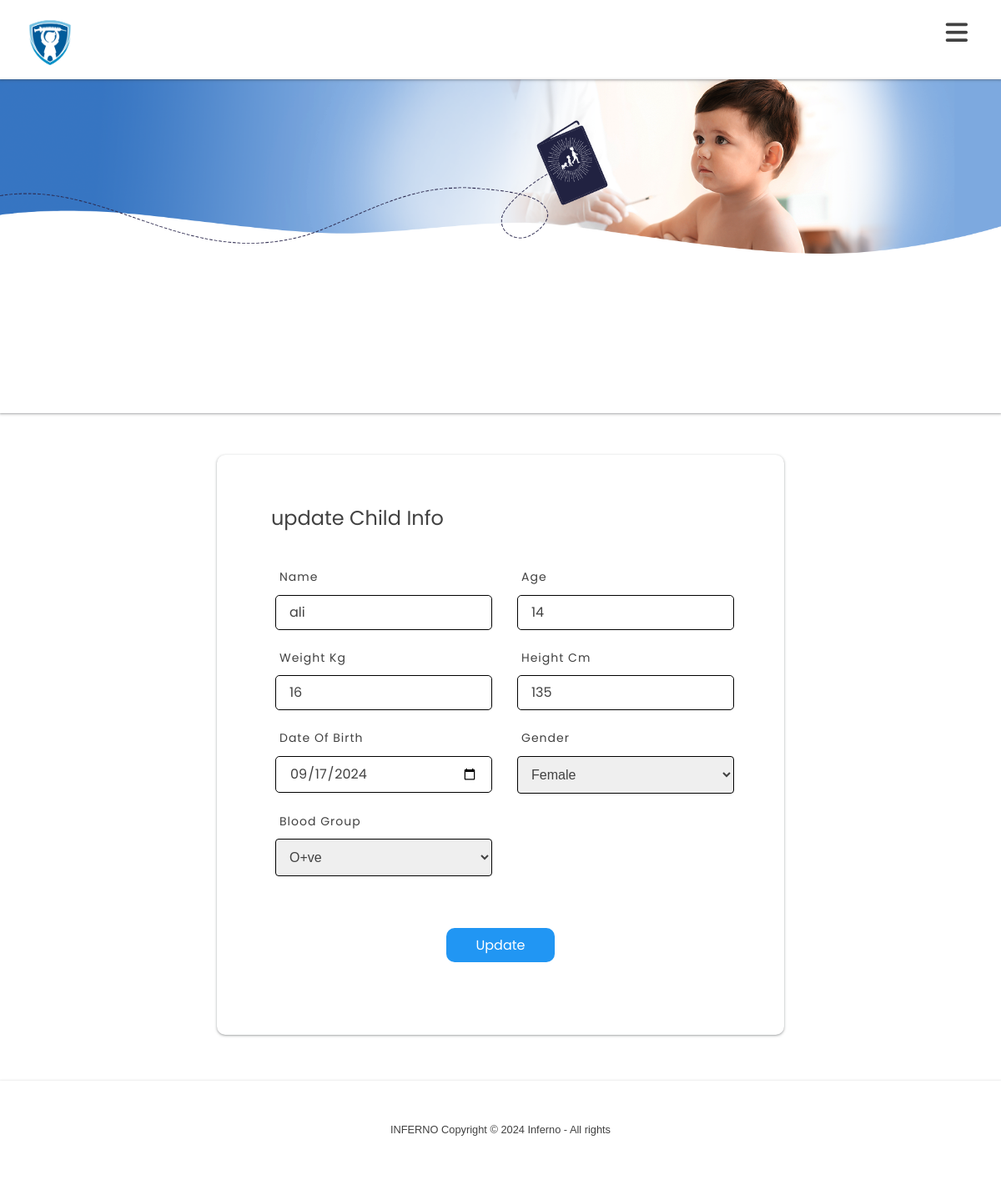
The page /parent_child_detail_update.php?id=47 (signed in) on the database its author committed.
### tables this page shows
CREATE TABLE `children` (
  `id` int(11) NOT NULL,
  `parent_id` int(11) NOT NULL,
  `child_name` varchar(255) NOT NULL,
  `age` int(11) NOT NULL,
  `date_of_birth` datetime NOT NULL DEFAULT current_timestamp() ON UPDATE current_timestamp(),
  `gender` enum('male','female','other') NOT NULL,
  `weight_kg` int(11) NOT NULL,
  `height_cm` int(11) NOT NULL,
  `blood_group` varchar(50) NOT NULL,
  `created_at` timestamp NOT NULL DEFAULT current_timestamp(),
  `updated_at` timestamp NOT NULL DEFAULT current_timestamp() ON UPDATE current_timestamp()
);

### parent_child_detail_update.php (the view, shortened to what this page needs)
<?php
require_once('config.php');
if (isset($_GET['id'])) {
  $id = $_GET['id'];
  $query = "SELECT * FROM children WHERE id = $id";
  $result = mysqli_query($connect, $query);
  if (mysqli_num_rows($result) == 1) {
    $row = mysqli_fetch_array($result);
    $child_name = $row['child_name'];
    $age = $row['age'];
    $date_of_birth = $row['date_of_birth'];
    $gender = $row['gender'];
    $weight_kg = $row['weight_kg'];
    $height_cm = $row['height_cm'];
    $blood_group = $row['blood_group'];
  } else {
    header('Location: parent_views_child.php');
    exit();
  }
}
?>
<!DOCTYPE html>
<html lang="en">
<head>
  <link rel="stylesheet" href="assets/css/main.css">
  <link rel="stylesheet" href="assets/css/form.css" />
  <link rel="stylesheet" href="assets/css/navbar.css" />
  <link rel="stylesheet" href="assets/css/footer.css" />
  <link rel="stylesheet" href="assets/css/colors.css">
  <link rel="stylesheet" href="https://cdnjs.cloudflare.com/ajax/libs/font-awesome/6.0.0-beta2/css/all.min.css">
</head>
<body>
  <nav>
    <label for="check" class="checkbtn">
      <i class="fas fa-bars"></i>
    </label>
    <label class="logo"> <img src="assets/images/logo.png" style="width: 100px;height:100px" alt=""></label>
  </nav>
  <header class="header bg-blue">
    <div class="banner_image">
      <img class="image" src="assets/images/Vaccination-Schedule-bannerBg.png">
    </div>
  </header>
  <main>
    <div class="page-wrapper bg-gra-02 p-t-130 p-b-100 font-poppins">
      <div class="wrapper wrapper--w680">
        <div class="card card-4">
          <div class="card-body">
            <h2 class="title">update Child Info</h2>
            <form method="POST">
              <div class="row row-space">
                <div class="col-2">
                  <div class="input-group">
                  <label for="name" class="lable_update">name</label>
                    <input class="input--style-4" id="name" type="text" name="child_name" placeholder="Child name" value="<?php echo   $child_name; ?>">
                  </div>
                </div>
                <div class="col-2">
                  <div class="input-group">
                  <label for="age" class="lable_update">age</label>
                    <input class="input--style-4" type="number" id="age" name="age" placeholder="Age" value="<?php echo $age; ?>">
                  </div>
                </div>
              </div>
              <div class="row row-space">
                <div class="col-2">
                  <div class="input-group">
                  <label for="weight_kg" class="lable_update">Weight kg</label>
                    <input class="input--style-4" type="text" id="weight_kg" name="weight_kg" placeholder="Weight kg" value="<?php echo   $weight_kg; ?>">
                  </div>
                </div>
                <div class="col-2">
                  <div class="input-group">
                  <label for="height_cm" class="lable_update">height cm</label>
                    <input class="input--style-4" type="text" id="height_cm" name="height_cm" placeholder="Height Cm" value="<?php echo   $height_cm; ?>">
                  </div>
                </div>
              </div>
              <div class="row row-space">
                          <div class="col-2">
                <div class="input-group">
                <label for="date" class="lable_update">Date of birth</label>
                  <input type="date" class="input--style-4" name="date_of_birth" id="date" placeholder="Date of Birth" value="<?php echo date('Y-m-d', strtotime($date_of_birth)); ?>">
                </div>
              </div>
                <div class="col-2">
                  <div class="input-group">
                    <div class="box">
                    <label for="gender" class="lable_update">gender</label>
                      <select name="gender" class="input--style-4" id="gender">
                        <option value="female" <?php echo ($gender == 'female') ? 'selected' : ''; ?>>Female</option>
                      </select>
                    </div>
                  </div>
                </div>
                <div class="col-2">
                  <div class="input-group">
                    <div class="box">
                    <label for="blood_group" class="lable_update">blood group</label>
                      <select name="blood_group" class="input--style-4" id="blood_group">
                        <option value="O+ve" <?php echo ($blood_group == 'O+ve') ? 'selected' : ''; ?>>O+ve</option>
                      </select>
                    </div>
                  </div>
                </div>
              </div>
              <div class="col-2" style="margin:auto">
                <div class="input-group form-submit-btn">
                  <input type="submit" value="Update" name="update_child" >
                </div>
              </div>
          </div>
        </div>
      </div>
    </div>
  </main>
  <?php include_once('footer.php');  ?>
</body>
</html>

### assets/css/main.css (style rules this page uses)
body { line-height: 1.6; font-family: var(--poppins-font); background: var(--background-color); }
.header { min-height: 50vh; background:var(--background-color); box-shadow: var(--shadow); }
.header .image { width: 100%; height: auto; display: block; }
@media (min-width: 398px) { .header { min-height: 20vh; } }
@media (min-width: 450px) { .header { min-height: 30vh; } }
@media (min-width: 633px) { .header { min-height: 40vh; height: auto; } }
@media (min-width: 910px) { .header { min-height: 50vh; } }
body::before { content: ''; position: absolute; width: 100%; clip-path: inset(47% 0 0 0); z-index: -1; height: 100%; }

### assets/css/form.css (style rules this page uses)
.font-poppins { font-family: "Poppins", "Arial", "Helvetica Neue", sans-serif; }
.row { display: -webkit-box; display: -webkit-flex; display: -moz-box; display: -ms-flexbox; display: flex; -webkit-flex-wrap: wrap; -ms-flex-wrap: wrap; flex-wrap: wrap; }
.row-space { -webkit-box-pack: justify; -webkit-justify-content: space-between; -moz-box-pack: justify; -ms-flex-pack: justify; justify-content: space-between; }
.col-2 { width: -webkit-calc((100% - 30px) / 2); width: -moz-calc((100% - 30px) / 2); width: calc((100% - 30px) / 2); }
html { -webkit-box-sizing: border-box; -moz-box-sizing: border-box; box-sizing: border-box; }
.page-wrapper { min-height: 100vh; }
.p-t-130 { padding-top: 50px; }
.p-b-100 { padding-bottom: 50px; }
.wrapper { margin: 0 auto; }
.wrapper--w680 { max-width: 680px; }
input { outline: none; margin: 0; border: none; -webkit-box-shadow: none; -moz-box-shadow: none; box-shadow: none; width: 100%; font-size: 14px; padding: 50px; font-family: inherit; }
.input--style-4 { line-height: 40px; -webkit-border-radius: 5px; -moz-border-radius: 5px; border-radius: 5px; padding: 0 16px; margin: 10px 10px 0 5px; font-size: 16px; color: var(--text-color); border: 1px solid black; -webkit-transition: all 0.4s ease; -o-transition: all 0.4s ease; -moz-transition: all 0.4s ease; transition: all 0.4s ease; }
.box select { color: var(--text-color); padding: 15px; width: 260px; border: none; border: 1px solid black; margin: 10px 10px 0 5px; font-size: 16px; -webkit-appearance: button; appearance: button; outline: none; border-radius: 4px; padding: 12px; }
.input-group { position: relative; margin-bottom: 22px; }
.title { font-size: 24px; color: var(--text-color); font-weight: 400; margin-bottom: 40px; }
.card { -webkit-border-radius: 3px; -moz-border-radius: 3px; border-radius: 3px; }
.card-4 { background: var(--background-color); box-shadow: var(--shadow); -webkit-border-radius: 10px; -moz-border-radius: 10px; border-radius: 10px; }
.card-4 .card-body { padding: 57px 65px; padding-bottom: 65px; }
.form-submit-btn { margin-top: 40px; }
.form-submit-btn input { display: block; width: 50%; font-size: 16px; padding: 8px 14px; border: none; border-radius: 10px; color: var(--btn-text-color); margin: auto; background: var(--btn-color); cursor: pointer; }
.lable_update { color: var(--text-color); font-size: 14px ; display: block; padding: 0px 20px 0px 10px; width: 100%; text-transform: capitalize; letter-spacing: 1px; }
label { color: rgb(14, 14, 14); }

### assets/css/navbar.css (style rules this page uses)
* { padding: 0; margin: 0; text-decoration: none; list-style: none; box-sizing: border-box; }
body { font-family: "Montserrat", sans-serif; overflow-x: hidden; color: var(--text-color); }
nav { background: var(--background-color); box-shadow: var(--shadow); width: 100%; height: 95px; z-index: 1; position: relative; }
label.logo { color: var(--text-color); font-size: 25px; line-height: 80px; padding: 0 10px; font-weight: bold; text-transform: uppercase; }
.checkbtn { font-size: 30px; color: var(--text-color); float: right; line-height: 80px; margin-right: 40px; cursor: pointer; display: none; }
@media (max-width: 1200px) { .checkbtn { display: block; } }
label { color: #333; }

### assets/css/colors.css (style rules this page uses)
:root { --text-color:#414141; --hover-text-color: #FFFFFF; --cards-color: #FFFFFF; --shadow: rgba(60, 64, 67, 0.3) 0px 1px 2px 0px, rgba(60, 64, 67, 0.15) 0px 1px 3px 1px; --btn-color: #2196F3; --hover-color: #1976D2; --btn-text-color:#FFFFFF; }

### rows shown on the page
children: child_name "ali", age "14", weight_kg "16", height_cm "135", date_of_birth "09/17/2024", gender "Female", blood_group "O+ve"
